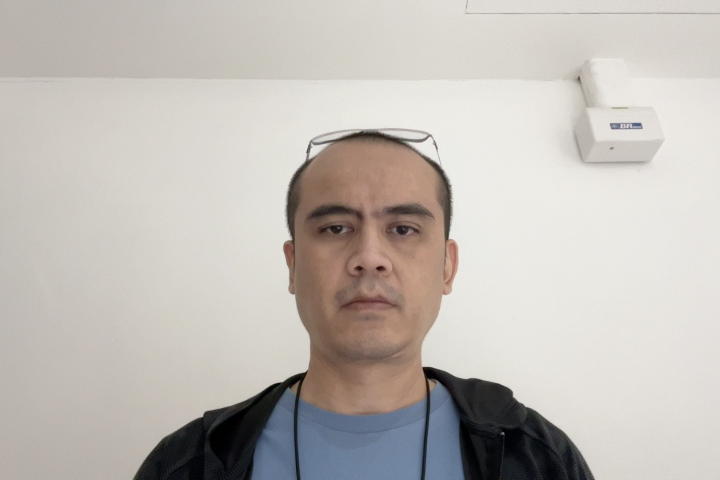
#> input picture notebooks/curFrame.jpg, 1440 x 960 px, given in place of 192.168.0.100, which was not available (shown at 1/2 size)
$ jupyter execute --allow-errors 'Fast Embedded Device Image Processing.ipynb'   (text cells are left out)
#> lines starting #> are read from the running program, lines starting #| are printed output that depends on the picture; pictures that were not available may be replaced by others from this repository, and a replacement may not be noted
[cell 1]
import numpy as np
import matplotlib.pyplot as plt
import cv2
import requests

colours = [(230, 63, 7), (48, 18, 59), (68, 81, 191), (69, 138, 252), (37, 192, 231),
           (31, 233, 175), (101, 253, 105), (175, 250, 55), (227, 219, 56), (253, 172, 52),
           (246, 108, 25), (216, 55, 6), (164, 19, 1), (90, 66, 98), (105, 116, 203),
           (106, 161, 253), (81, 205, 236), (76, 237, 191), (132, 253, 135), (191, 251, 95),
           (233, 226, 96), (254, 189, 93), (248, 137, 71), (224, 95, 56), (182, 66, 52),
           (230, 63, 7), (48, 18, 59), (68, 81, 191), (69, 138, 252), (37, 192, 231),
           (31, 233, 175), (101, 253, 105), (175, 250, 55), (227, 219, 56), (253, 172, 52),
           (246, 108, 25), (216, 55, 6), (164, 19, 1), (90, 66, 98), (105, 116, 203),
           (106, 161, 253), (81, 205, 236), (76, 237, 191), (132, 253, 135), (191, 251, 95),
           (233, 226, 96), (254, 189, 93), (248, 137, 71), (224, 95, 56), (182, 66, 52)]

[cell 2]
num_imgs = 16
arangement = (4,4)

img_width = 320
img_height = 240

merged_img_arr = np.zeros( ( img_height * arangement[1], img_width * arangement[0]))
print(f"Stacked grid of image dimension {merged_img_arr.shape} \n-- {num_imgs} arranged {arangement} ")
# display(merged_img_arr)

[cell 3]
def display(img):
    # Util function for plotting, not used in production
    plt.imshow(img)
    plt.show()

def write_slice_from_id(array, id, data=1):
    # Concurrent safe write to shared combo-data array
    row = (id // arangement[0]) * img_width
    col = (id % arangement[1]) * img_height
    arr = array.copy()
    arr[col:col+img_height,row:row+img_width] = data
    return arr

def read_slice_from_id(arr, id):
    # Concurrent safe write to shared combo-data array
    row = (id // arangement[0]) * img_width
    col = (id % arangement[1]) * img_height
    return arr[col:col+img_height,row:row+img_width]

area_bounds = merged_img_arr.copy()
for i in range(num_imgs):
     area_bounds = write_slice_from_id(area_bounds, i, data=i)
display(area_bounds)
#> in display, `plt.show()`:
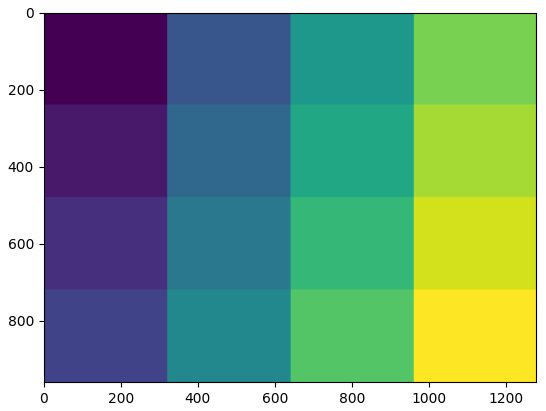
#> figure drawn by matplotlib, 1 panel


def get_areaID_by_coordinate(x, y) -> int:
    # Safe constant time reads from combo data
    global area_bounds
    return area_bounds[x][y]

[cell 4]
new_img = np.zeros((img_height, img_width))
updated = write_slice_from_id(area_bounds, 15, data=new_img)
display(updated)
#> in display (call 2), `plt.show()`:
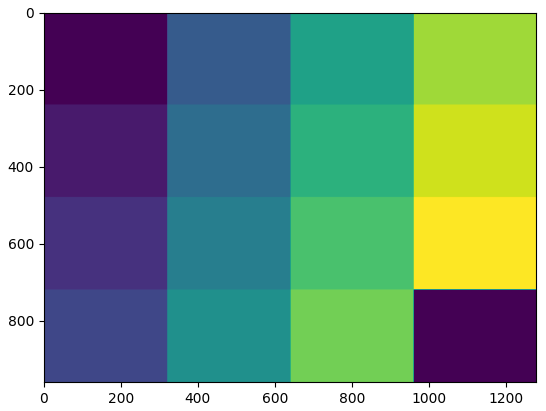
#> figure drawn by matplotlib, 1 panel

[cell 5]
read_slice_from_id(area_bounds, 15).shape

[cell 6]
example_blobs = np.array([[0., 0., 0., 0., 0., 0., 0., 0., 0., 0., 0., 0.],
                       [0., 0., 0., 0., 0., 0., 0., 0., 0., 0., 0., 0.],
                       [0., 0., 0., 0., 0., 0., 0., 0., 0., 0., 0., 0.],
                       [0., 0., 100., 100., 0., 0., 0., 0., 0., 0., 0., 0.],
                       [0., 0., 100., 0., 0., 0., 0., 0., 0., 0., 0., 0.],
                       [0., 0., 0., 0., 0., 0., 0., 0., 0., 200., 0., 0.],
                       [0., 0., 0., 0., 0., 0., 0., 0., 200., 200., 0., 0.],
                       [0., 0., 0., 0., 0., 0., 0., 0., 0., 0., 0., 0.],
                       [0., 0., 0., 0., 0., 0., 0., 0., 0., 0., 0., 0.],
                       [0., 0., 0., 0., 255., 255., 0., 0., 0., 0., 0., 0.],
                       [0., 0., 0., 0., 0., 0., 0., 0., 0., 0., 0., 0.],
                       [0., 0., 0., 0., 0., 0., 0., 0., 0., 0., 0., 0.]], np.uint8)
display(example_blobs)
#> in display (call 3), `plt.show()`:
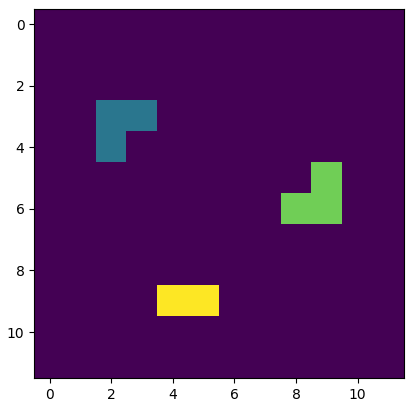
#> figure drawn by matplotlib, 1 panel

[cell 7]
blur = cv2.GaussianBlur(example_blobs.copy(), (3, 3), 0)
# blur = example_blobs.copy()
display(blur)
#> in display (call 4), `plt.show()`:
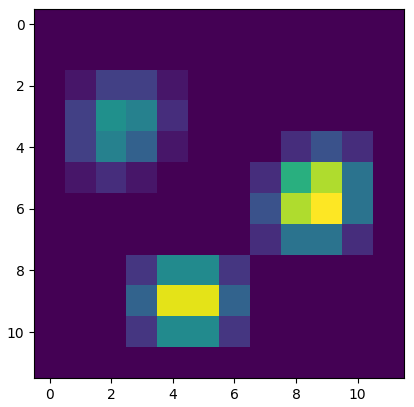
#> figure drawn by matplotlib, 1 panel

[cell 8]
contours, hierarchy= cv2.findContours(blur.copy(), cv2.RETR_EXTERNAL, cv2.CHAIN_APPROX_SIMPLE)
sorted_contours= sorted(contours, key=cv2.contourArea, reverse= True)
blobs_contoured = example_blobs.copy()

for i in range(len(sorted_contours)):
    cv2.drawContours(blobs_contoured, [sorted_contours[i]], -1, colours[i], -1)
display(blobs_contoured)
#> in display (call 5), `plt.show()`:
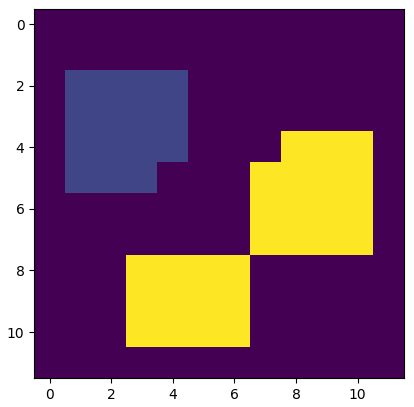
#> figure drawn by matplotlib, 1 panel

[cell 9]
state = dict(zip(range(num_imgs), [False] * num_imgs))
point_contours = np.vstack(contours).squeeze()

for point in  point_contours:
    state[get_areaID_by_coordinate(point[0], point[1])] = True
state

[cell 10]
device_webserver = 'http://192.168.0.100'

#> (a cell that did not finish here is left out)

#> (a cell that did not finish here is left out)

[cell 13]
test_img = None

[cell 14]
video = cv2.VideoCapture(device_webserver)

while True:
    ret, frame = video.read()
#> frame is the input picture: shape (960, 1440, 3); mean B, G, R 181.8, 187.5, 192.7

    if ret:
        test_img = frame
        display(frame)
        video.release()
        break

[cell 15]
plt.imshow(test_img)
plt.savefig('test_capture.png')
plt.show()

[cell 16]
def detect_change(refFrame, curFrame):
    # Blur to reduce noise
#     refFrame = cv2.GaussianBlur(refFrame, (5,5), 0)
#     curFrame = cv2.GaussianBlur(curFrame, (5,5), 0)

    # Calculate the absolute difference between the images
    difference = cv2.absdiff(refFrame, curFrame)

    # Threshold the difference image
    _, difference = cv2.threshold(difference, 15, 255, cv2.THRESH_BINARY)
#     print(difference)

    # Dilate the difference image to amplify the changes
    kernel = np.ones((1, 1), np.uint8)
    difference = cv2.dilate(difference, kernel, iterations=3)

    plt.imshow(difference, cmap='gray')
    plt.show()
    return True if cv2.countNonZero(difference) > 0 else False

[cell 17]
ref = plt.imread('../tmp/1/0.png')
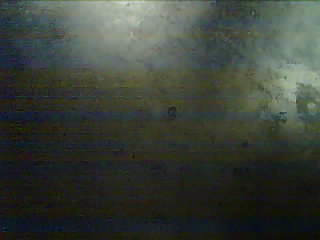
#> input picture tmp/2/0.png, 320 x 240 px, found by its file name
#> ref is the input picture: shape (240, 320, 3) float32; mean R, G, B 0.23, 0.253, 0.223
# change = plt.imread('../tmp/1/10.png')
nochange = plt.imread('../tmp/1/3.png')
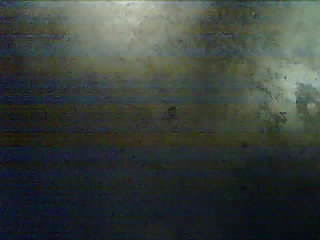
#> input picture tmp/2/3.png, 320 x 240 px, found by its file name
#> nochange is the input picture: shape (240, 320, 3) float32; mean R, G, B 0.224, 0.251, 0.235

#> (a cell that did not finish here is left out)

#> in detect_change, `difference = cv2.absdiff(refFrame, curFrame)`:
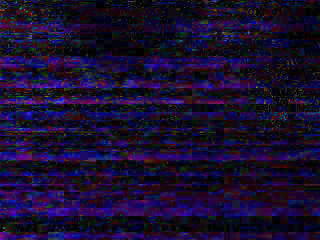
#> difference: shape (240, 320, 3) float32; mean R, G, B 0.0205, 0.0116, 0.0393; drawn with min black and max white
#> in detect_change, `_, difference = cv2.threshold(difference, 15, 255, cv2.THRESH_BINARY)`: difference: shape (240, 320, 3) float32; every value is 0
